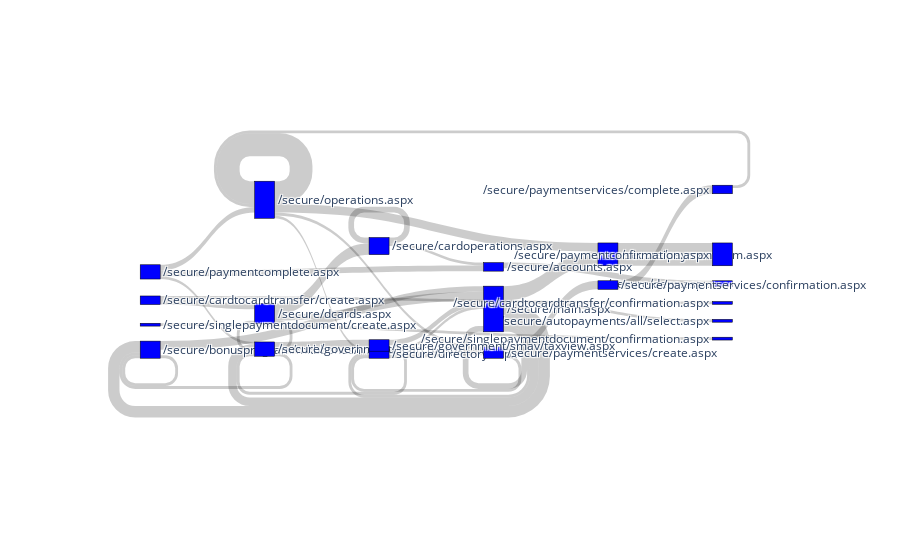

Source (notebook cell):
### Code cell
import plotly.graph_objects as go

a = metrics_relation_by_user.reset_index()
a = a[a.clientcode <=1000]
df_random = a.drop(columns=['clientcode'])
df_random = df_random.groupby(['url_start','url_end'])['qty_rel_all'].sum().reset_index()


sources =  list(set(df_random.url_start))
targets = list(set(df_random.url_end))
unique_pages = list(set(df_random.url_start).union(set(df_random.url_end)))

df_random = df_random.copy().reset_index(drop=True)
df_random['to_drop'] = True
for i in range(len(df_random)-1):
    if df_random.loc[i,'qty_rel_all'] == df_random.loc[i+1,'qty_rel_all']:
        df_random.loc[i+1,'url_start'] = df_random.loc[i+1,'url_start'] 
        df_random.loc[i,'to_drop'] = np.nan
df_random = df_random.dropna().drop(columns=['to_drop'])

keys = list(set(df_random.url_start).union(set(df_random.url_end)))
d = dict(zip(keys,range(len(keys))))
fig = go.Figure(data=[go.Sankey(
    node = dict(
      pad = 15,
      thickness = 20,
      line = dict(color = "black", width = 0.5),
      label = list(d),
      color = "blue"
    ),
    link = dict(
      source = df_random.url_start.replace(d),
      target = df_random.url_end.replace(d),
      value = df_random.qty_rel_all
  ))])

fig.show( )

### Figure 1 — Plotly figure (JSON) as saved in the notebook; plotly's stock layout.template omitted (floating-point values rounded to 4 significant figures)
{"data": [{"link": {"source": [6, 7, 7, 13, 13, 15, 15, 4, 4, 4, 11, 11, 8, 8, 19, 19, 18, 18, 18, 18, 18, 18, 3, 3, 3, 3, 5, 5, 5, 0, 17, 9, 16, 16, 14], "target": [1, 7, 18, 6, 13, 20, 4, 13, 4, 18, 18, 16, 7, 19, 8, 18, 12, 7, 11, 8, 18, 0, 11, 3, 0, 16, 6, 8, 3, 2, 3, 17, 11, 9, 10], "value": [2, 1, 3, 1, 2, 1, 2, 4, 1, 2, 1, 2, 1, 4, 1, 2, 1, 4, 1, 3, 2, 5, 1, 8, 3, 1, 2, 1, 2, 8, 1, 3, 1, 3, 1]}, "node": {"color": "blue", "label": ["/secure/paymentform.aspx", "/secure/deps.aspx", "/secure/paymentconfirmation.aspx", "/secure/operations.aspx", "/secure/dcards.aspx", "/secure/paymentcomplete.aspx", "/secure/accounts.aspx", "/secure/bonusprogram/mkbbonus/main.aspx", "/secure/government/search.aspx", "/secure/paymentservices/confirmation.aspx", "/secure/singlepaymentdocument/confirmation.aspx", "/secure/directory.aspx", "/secure/autopayments/all/select.aspx", "/secure/cardoperations.aspx", "/secure/singlepaymentdocument/create.aspx", "/secure/cardtocardtransfer/create.aspx", "/secure/paymentservices/create.aspx", "/secure/paymentservices/complete.aspx", "/secure/main.aspx", "/secure/government/smav/taxview.aspx", "/secure/cardtocardtransfer/confirmation.aspx"], "line": {"color": "black", "width": 0.5}, "pad": 15, "thickness": 20}, "type": "sankey"}], "layout": {}}
